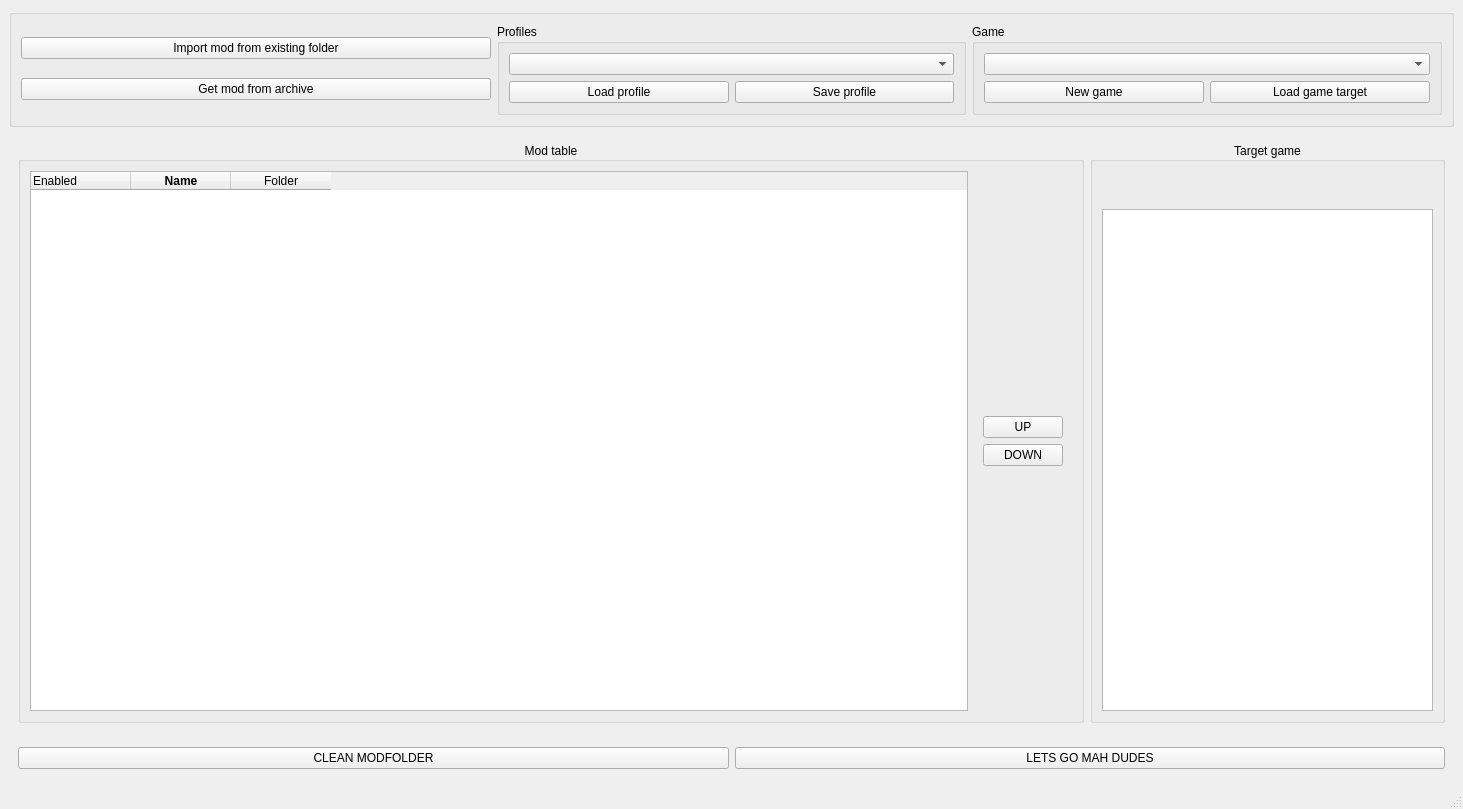
<?xml version="1.0" encoding="UTF-8"?>
<ui version="4.0">
 <class>MainWindow</class>
 <widget class="QMainWindow" name="MainWindow">
  <property name="geometry">
   <rect>
    <x>0</x>
    <y>0</y>
    <width>1463</width>
    <height>809</height>
   </rect>
  </property>
  <property name="windowTitle">
   <string>Mod buddy</string>
  </property>
  <property name="unifiedTitleAndToolBarOnMac">
   <bool>true</bool>
  </property>
  <widget class="QWidget" name="centralwidget">
   <layout class="QGridLayout" name="gridLayout">
    <item row="0" column="0">
     <widget class="QGroupBox" name="groupBox">
      <layout class="QHBoxLayout" name="horizontalLayout_2">
       <item>
        <layout class="QVBoxLayout" name="verticalLayout_3">
         <item>
          <widget class="QPushButton" name="new_mod_button">
           <property name="text">
            <string>Import mod from existing folder</string>
           </property>
          </widget>
         </item>
         <item>
          <widget class="QPushButton" name="new_mod_archived_button">
           <property name="text">
            <string>Get mod from archive</string>
           </property>
          </widget>
         </item>
        </layout>
       </item>
       <item>
        <widget class="QGroupBox" name="profile_group">
         <property name="title">
          <string>Profiles</string>
         </property>
         <layout class="QGridLayout" name="gridLayout_2">
          <item row="0" column="0" colspan="2">
           <widget class="QComboBox" name="profile_combobox"/>
          </item>
          <item row="2" column="0">
           <widget class="QPushButton" name="load_profile_button">
            <property name="text">
             <string>Load profile</string>
            </property>
           </widget>
          </item>
          <item row="2" column="1">
           <widget class="QPushButton" name="save_profile_button">
            <property name="text">
             <string>Save profile</string>
            </property>
           </widget>
          </item>
         </layout>
        </widget>
       </item>
       <item>
        <widget class="QGroupBox" name="game_group">
         <property name="title">
          <string>Game</string>
         </property>
         <layout class="QGridLayout" name="gridLayout_3">
          <item row="2" column="1">
           <widget class="QPushButton" name="load_game_button">
            <property name="text">
             <string>Load game target</string>
            </property>
           </widget>
          </item>
          <item row="2" column="0">
           <widget class="QPushButton" name="new_game_button">
            <property name="text">
             <string>New game</string>
            </property>
           </widget>
          </item>
          <item row="0" column="0" colspan="2">
           <widget class="QComboBox" name="game_combobox"/>
          </item>
         </layout>
        </widget>
       </item>
      </layout>
     </widget>
    </item>
    <item row="5" column="0">
     <widget class="QWidget" name="widget_2" native="true">
      <layout class="QHBoxLayout" name="horizontalLayout_4">
       <item>
        <widget class="QPushButton" name="clean_modfolder_button">
         <property name="text">
          <string>CLEAN MODFOLDER</string>
         </property>
        </widget>
       </item>
       <item>
        <widget class="QPushButton" name="initialize_mod">
         <property name="maximumSize">
          <size>
           <width>16777215</width>
           <height>32</height>
          </size>
         </property>
         <property name="text">
          <string>LETS GO MAH DUDES</string>
         </property>
        </widget>
       </item>
      </layout>
     </widget>
    </item>
    <item row="2" column="0">
     <widget class="QFrame" name="main_component">
      <layout class="QHBoxLayout" name="horizontalLayout" stretch="3,1">
       <item>
        <widget class="QGroupBox" name="mods_component">
         <property name="title">
          <string>Mod table</string>
         </property>
         <property name="alignment">
          <set>Qt::AlignCenter</set>
         </property>
         <layout class="QHBoxLayout" name="horizontalLayout_3">
          <item>
           <widget class="QTableWidget" name="mod_list">
            <property name="sizePolicy">
             <sizepolicy hsizetype="Expanding" vsizetype="Expanding">
              <horstretch>1</horstretch>
              <verstretch>0</verstretch>
             </sizepolicy>
            </property>
            <property name="focusPolicy">
             <enum>Qt::StrongFocus</enum>
            </property>
            <property name="contextMenuPolicy">
             <enum>Qt::NoContextMenu</enum>
            </property>
            <property name="horizontalScrollBarPolicy">
             <enum>Qt::ScrollBarAsNeeded</enum>
            </property>
            <property name="showDropIndicator" stdset="0">
             <bool>false</bool>
            </property>
            <property name="dragDropMode">
             <enum>QAbstractItemView::NoDragDrop</enum>
            </property>
            <property name="alternatingRowColors">
             <bool>true</bool>
            </property>
            <property name="selectionMode">
             <enum>QAbstractItemView::SingleSelection</enum>
            </property>
            <property name="selectionBehavior">
             <enum>QAbstractItemView::SelectRows</enum>
            </property>
            <property name="showGrid">
             <bool>true</bool>
            </property>
            <property name="sortingEnabled">
             <bool>false</bool>
            </property>
            <property name="cornerButtonEnabled">
             <bool>true</bool>
            </property>
            <attribute name="horizontalHeaderShowSortIndicator" stdset="0">
             <bool>false</bool>
            </attribute>
            <attribute name="horizontalHeaderStretchLastSection">
             <bool>false</bool>
            </attribute>
            <attribute name="verticalHeaderCascadingSectionResizes">
             <bool>true</bool>
            </attribute>
            <column>
             <property name="text">
              <string>Enabled</string>
             </property>
             <property name="textAlignment">
              <set>AlignLeading|AlignVCenter</set>
             </property>
            </column>
            <column>
             <property name="text">
              <string>Name</string>
             </property>
             <property name="font">
              <font>
               <weight>75</weight>
               <bold>true</bold>
              </font>
             </property>
            </column>
            <column>
             <property name="text">
              <string>Folder</string>
             </property>
            </column>
           </widget>
          </item>
          <item>
           <widget class="QWidget" name="mod_controls" native="true">
            <layout class="QVBoxLayout" name="verticalLayout">
             <item>
              <spacer name="verticalSpacer">
               <property name="orientation">
                <enum>Qt::Vertical</enum>
               </property>
               <property name="sizeHint" stdset="0">
                <size>
                 <width>20</width>
                 <height>40</height>
                </size>
               </property>
              </spacer>
             </item>
             <item>
              <widget class="QPushButton" name="move_up">
               <property name="text">
                <string>UP</string>
               </property>
              </widget>
             </item>
             <item>
              <widget class="QPushButton" name="move_down">
               <property name="text">
                <string>DOWN</string>
               </property>
              </widget>
             </item>
             <item>
              <spacer name="verticalSpacer_2">
               <property name="orientation">
                <enum>Qt::Vertical</enum>
               </property>
               <property name="sizeHint" stdset="0">
                <size>
                 <width>20</width>
                 <height>40</height>
                </size>
               </property>
              </spacer>
             </item>
            </layout>
           </widget>
          </item>
         </layout>
        </widget>
       </item>
       <item>
        <widget class="QGroupBox" name="dir_component">
         <property name="sizePolicy">
          <sizepolicy hsizetype="Minimum" vsizetype="Preferred">
           <horstretch>0</horstretch>
           <verstretch>0</verstretch>
          </sizepolicy>
         </property>
         <property name="title">
          <string>Target game</string>
         </property>
         <property name="alignment">
          <set>Qt::AlignCenter</set>
         </property>
         <property name="flat">
          <bool>false</bool>
         </property>
         <property name="checkable">
          <bool>false</bool>
         </property>
         <layout class="QVBoxLayout" name="verticalLayout_2">
          <item>
           <widget class="QWidget" name="dest_component" native="true">
            <layout class="QGridLayout" name="gridLayout_4">
             <item row="1" column="0">
              <widget class="QLabel" name="mod_dest">
               <property name="text">
                <string/>
               </property>
              </widget>
             </item>
            </layout>
           </widget>
          </item>
          <item>
           <widget class="QTreeView" name="file_view"/>
          </item>
         </layout>
        </widget>
       </item>
      </layout>
     </widget>
    </item>
   </layout>
  </widget>
  <widget class="QMenuBar" name="menubar">
   <property name="geometry">
    <rect>
     <x>0</x>
     <y>0</y>
     <width>1463</width>
     <height>27</height>
    </rect>
   </property>
  </widget>
  <widget class="QStatusBar" name="statusbar"/>
 </widget>
 <resources/>
 <connections/>
</ui>
